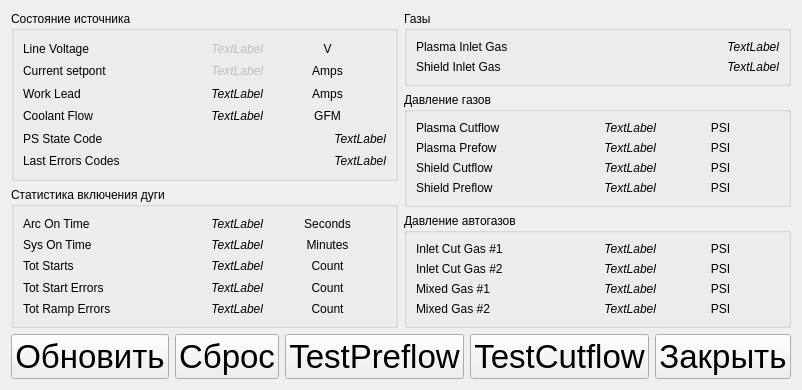
     <widget class="QWidget" name="tabGeneral">
      <attribute name="title">
       <string>Общие</string>
      </attribute>
      <layout class="QVBoxLayout" name="verticalLayout_3">
       <item>
        <layout class="QVBoxLayout" name="verticalLayout" stretch="8,1">
         <item>
          <layout class="QGridLayout" name="gridLayout">
           <item row="0" column="0">
            <layout class="QVBoxLayout" name="verticalLayout_5" stretch="6,5">
             <item>
              <widget class="QGroupBox" name="groupBox_3">
               <property name="title">
                <string>Состояние источника</string>
               </property>
               <layout class="QHBoxLayout" name="horizontalLayout_20">
                <item>
                 <layout class="QGridLayout" name="gridLayout_5">
                  <item row="0" column="0">
                   <widget class="QLabel" name="label">
                    <property name="text">
                     <string>Line Voltage</string>
                    </property>
                    <property name="alignment">
                     <set>Qt::AlignLeading|Qt::AlignLeft|Qt::AlignVCenter</set>
                    </property>
                   </widget>
                  </item>
                  <item row="0" column="1">
                   <widget class="QLabel" name="lLineVoltage">
                    <property name="enabled">
                     <bool>false</bool>
                    </property>
                    <property name="font">
                     <font>
                      <italic>true</italic>
                     </font>
                    </property>
                    <property name="text">
                     <string>TextLabel</string>
                    </property>
                    <property name="alignment">
                     <set>Qt::AlignRight|Qt::AlignTrailing|Qt::AlignVCenter</set>
                    </property>
                   </widget>
                  </item>
                  <item row="0" column="2">
                   <widget class="QLabel" name="label_3">
                    <property name="text">
                     <string>V</string>
                    </property>
                    <property name="alignment">
                     <set>Qt::AlignCenter</set>
                    </property>
                   </widget>
                  </item>
                  <item row="1" column="0">
                   <widget class="QLabel" name="label_15">
                    <property name="text">
                     <string>Current setpont</string>
                    </property>
                    <property name="alignment">
                     <set>Qt::AlignLeading|Qt::AlignLeft|Qt::AlignVCenter</set>
                    </property>
                   </widget>
                  </item>
                  <item row="2" column="0">
                   <widget class="QLabel" name="label_16">
                    <property name="text">
                     <string>Work Lead</string>
                    </property>
                    <property name="alignment">
                     <set>Qt::AlignLeading|Qt::AlignLeft|Qt::AlignVCenter</set>
                    </property>
                   </widget>
                  </item>
                  <item row="3" column="0">
                   <widget class="QLabel" name="label_17">
                    <property name="text">
                     <string>Coolant Flow</string>
                    </property>
                    <property name="alignment">
                     <set>Qt::AlignLeading|Qt::AlignLeft|Qt::AlignVCenter</set>
                    </property>
                   </widget>
                  </item>
                  <item row="4" column="0">
                   <widget class="QLabel" name="label_18">
                    <property name="text">
                     <string>PS State Code</string>
                    </property>
                    <property name="alignment">
                     <set>Qt::AlignLeading|Qt::AlignLeft|Qt::AlignVCenter</set>
                    </property>
                   </widget>
                  </item>
                  <item row="5" column="0">
                   <widget class="QLabel" name="label_19">
                    <property name="text">
                     <string>Last Errors Codes</string>
                    </property>
                    <property name="alignment">
                     <set>Qt::AlignLeading|Qt::AlignLeft|Qt::AlignVCenter</set>
                    </property>
                   </widget>
                  </item>
                  <item row="1" column="1">
                   <widget class="QLabel" name="lCurSetPoint">
                    <property name="enabled">
                     <bool>false</bool>
                    </property>
                    <property name="font">
                     <font>
                      <italic>true</italic>
                     </font>
                    </property>
                    <property name="text">
                     <string>TextLabel</string>
                    </property>
                    <property name="alignment">
                     <set>Qt::AlignRight|Qt::AlignTrailing|Qt::AlignVCenter</set>
                    </property>
                   </widget>
                  </item>
                  <item row="1" column="2">
                   <widget class="QLabel" name="label_32">
                    <property name="text">
                     <string>Amps</string>
                    </property>
                    <property name="alignment">
                     <set>Qt::AlignCenter</set>
                    </property>
                   </widget>
                  </item>
                  <item row="2" column="1">
                   <widget class="QLabel" name="lWorkLead">
                    <property name="font">
                     <font>
                      <italic>true</italic>
                     </font>
                    </property>
                    <property name="text">
                     <string>TextLabel</string>
                    </property>
                    <property name="alignment">
                     <set>Qt::AlignRight|Qt::AlignTrailing|Qt::AlignVCenter</set>
                    </property>
                   </widget>
                  </item>
                  <item row="2" column="2">
                   <widget class="QLabel" name="label_34">
                    <property name="text">
                     <string>Amps</string>
                    </property>
                    <property name="alignment">
                     <set>Qt::AlignCenter</set>
                    </property>
                   </widget>
                  </item>
                  <item row="3" column="1">
                   <widget class="QLabel" name="lCoolantFlow">
                    <property name="font">
                     <font>
                      <italic>true</italic>
                     </font>
                    </property>
                    <property name="text">
                     <string>TextLabel</string>
                    </property>
                    <property name="alignment">
                     <set>Qt::AlignRight|Qt::AlignTrailing|Qt::AlignVCenter</set>
                    </property>
                   </widget>
                  </item>
                  <item row="3" column="2">
                   <widget class="QLabel" name="label_36">
                    <property name="text">
                     <string>GFM</string>
                    </property>
                    <property name="alignment">
                     <set>Qt::AlignCenter</set>
                    </property>
                   </widget>
                  </item>
                  <item row="4" column="1" colspan="2">
                   <widget class="QLabel" name="lPSStateCode">
                    <property name="font">
                     <font>
                      <italic>true</italic>
                     </font>
                    </property>
                    <property name="text">
                     <string>TextLabel</string>
                    </property>
                    <property name="alignment">
                     <set>Qt::AlignRight|Qt::AlignTrailing|Qt::AlignVCenter</set>
                    </property>
                   </widget>
                  </item>
                  <item row="5" column="1" colspan="2">
                   <widget class="QLabel" name="lLastErrors">
                    <property name="font">
                     <font>
                      <italic>true</italic>
                     </font>
                    </property>
                    <property name="text">
                     <string>TextLabel</string>
                    </property>
                    <property name="alignment">
                     <set>Qt::AlignRight|Qt::AlignTrailing|Qt::AlignVCenter</set>
                    </property>
                   </widget>
                  </item>
                 </layout>
                </item>
               </layout>
              </widget>
             </item>
             <item>
              <widget class="QGroupBox" name="groupBox_2">
               <property name="title">
                <string>Статистика включения дуги</string>
               </property>
               <layout class="QHBoxLayout" name="horizontalLayout_21">
                <item>
                 <layout class="QGridLayout" name="gridLayout_16">
                  <item row="0" column="0">
                   <widget class="QLabel" name="label_4">
                    <property name="text">
                     <string>Arc On Time</string>
                    </property>
                    <property name="alignment">
                     <set>Qt::AlignLeading|Qt::AlignLeft|Qt::AlignVCenter</set>
                    </property>
                   </widget>
                  </item>
                  <item row="0" column="1">
                   <widget class="QLabel" name="lArcOnTime">
                    <property name="font">
                     <font>
                      <italic>true</italic>
                     </font>
                    </property>
                    <property name="text">
                     <string>TextLabel</string>
                    </property>
                    <property name="alignment">
                     <set>Qt::AlignRight|Qt::AlignTrailing|Qt::AlignVCenter</set>
                    </property>
                   </widget>
                  </item>
                  <item row="0" column="2">
                   <widget class="QLabel" name="label_6">
                    <property name="text">
                     <string>Seconds</string>
                    </property>
                    <property name="alignment">
                     <set>Qt::AlignCenter</set>
                    </property>
                   </widget>
                  </item>
                  <item row="1" column="0">
                   <widget class="QLabel" name="label_20">
                    <property name="text">
                     <string>Sys On Time</string>
                    </property>
                    <property name="alignment">
                     <set>Qt::AlignLeading|Qt::AlignLeft|Qt::AlignVCenter</set>
                    </property>
                   </widget>
                  </item>
                  <item row="2" column="0">
                   <widget class="QLabel" name="label_21">
                    <property name="text">
                     <string>Tot Starts</string>
                    </property>
                    <property name="alignment">
                     <set>Qt::AlignLeading|Qt::AlignLeft|Qt::AlignVCenter</set>
                    </property>
                   </widget>
                  </item>
                  <item row="3" column="0">
                   <widget class="QLabel" name="label_22">
                    <property name="text">
                     <string>Tot Start Errors</string>
                    </property>
                    <property name="alignment">
                     <set>Qt::AlignLeading|Qt::AlignLeft|Qt::AlignVCenter</set>
                    </property>
                   </widget>
                  </item>
                  <item row="4" column="0">
                   <widget class="QLabel" name="label_23">
                    <property name="text">
                     <string>Tot Ramp Errors</string>
                    </property>
                    <property name="alignment">
                     <set>Qt::AlignLeading|Qt::AlignLeft|Qt::AlignVCenter</set>
                    </property>
                   </widget>
                  </item>
                  <item row="1" column="1">
                   <widget class="QLabel" name="lSysOnTime">
                    <property name="font">
                     <font>
                      <italic>true</italic>
                     </font>
                    </property>
                    <property name="text">
                     <string>TextLabel</string>
                    </property>
                    <property name="alignment">
                     <set>Qt::AlignRight|Qt::AlignTrailing|Qt::AlignVCenter</set>
                    </property>
                   </widget>
                  </item>
                  <item row="1" column="2">
                   <widget class="QLabel" name="label_40">
                    <property name="text">
                     <string>Minutes</string>
                    </property>
                    <property name="alignment">
                     <set>Qt::AlignCenter</set>
                    </property>
                   </widget>
                  </item>
                  <item row="2" column="1">
                   <widget class="QLabel" name="lTotStarts">
                    <property name="font">
                     <font>
                      <italic>true</italic>
                     </font>
                    </property>
                    <property name="text">
                     <string>TextLabel</string>
                    </property>
                    <property name="alignment">
                     <set>Qt::AlignRight|Qt::AlignTrailing|Qt::AlignVCenter</set>
                    </property>
                   </widget>
                  </item>
                  <item row="2" column="2">
                   <widget class="QLabel" name="label_42">
                    <property name="text">
                     <string>Count</string>
                    </property>
                    <property name="alignment">
                     <set>Qt::AlignCenter</set>
                    </property>
                   </widget>
                  </item>
                  <item row="3" column="1">
                   <widget class="QLabel" name="lTotErrors">
                    <property name="font">
                     <font>
                      <italic>true</italic>
                     </font>
                    </property>
                    <property name="text">
                     <string>TextLabel</string>
                    </property>
                    <property name="alignment">
                     <set>Qt::AlignRight|Qt::AlignTrailing|Qt::AlignVCenter</set>
                    </property>
                   </widget>
                  </item>
                  <item row="3" column="2">
                   <widget class="QLabel" name="label_44">
                    <property name="text">
                     <string>Count</string>
                    </property>
                    <property name="alignment">
                     <set>Qt::AlignCenter</set>
                    </property>
                   </widget>
                  </item>
                  <item row="4" column="1">
                   <widget class="QLabel" name="lRampErrors">
                    <property name="font">
                     <font>
                      <italic>true</italic>
                     </font>
                    </property>
                    <property name="text">
                     <string>TextLabel</string>
                    </property>
                    <property name="alignment">
                     <set>Qt::AlignRight|Qt::AlignTrailing|Qt::AlignVCenter</set>
                    </property>
                   </widget>
                  </item>
                  <item row="4" column="2">
                   <widget class="QLabel" name="label_46">
                    <property name="text">
                     <string>Count</string>
                    </property>
                    <property name="alignment">
                     <set>Qt::AlignCenter</set>
                    </property>
                   </widget>
                  </item>
                 </layout>
                </item>
               </layout>
              </widget>
             </item>
            </layout>
           </item>
           <item row="0" column="1">
            <layout class="QVBoxLayout" name="verticalLayout_7" stretch="1,2,2">
             <item>
              <widget class="QGroupBox" name="groupBox">
               <property name="title">
                <string>Газы</string>
               </property>
               <layout class="QHBoxLayout" name="horizontalLayout_22">
                <item>
                 <layout class="QGridLayout" name="gridLayout_17">
                  <item row="0" column="0">
                   <widget class="QLabel" name="label_7">
                    <property name="text">
                     <string>Plasma Inlet Gas</string>
                    </property>
                    <property name="alignment">
                     <set>Qt::AlignLeading|Qt::AlignLeft|Qt::AlignVCenter</set>
                    </property>
                   </widget>
                  </item>
                  <item row="0" column="1">
                   <widget class="QLabel" name="lPlasmaIG">
                    <property name="font">
                     <font>
                      <italic>true</italic>
                     </font>
                    </property>
                    <property name="text">
                     <string>TextLabel</string>
                    </property>
                    <property name="alignment">
                     <set>Qt::AlignRight|Qt::AlignTrailing|Qt::AlignVCenter</set>
                    </property>
                   </widget>
                  </item>
                  <item row="1" column="0">
                   <widget class="QLabel" name="label_24">
                    <property name="text">
                     <string>Shield Inlet Gas</string>
                    </property>
                    <property name="alignment">
                     <set>Qt::AlignLeading|Qt::AlignLeft|Qt::AlignVCenter</set>
                    </property>
                   </widget>
                  </item>
                  <item row="1" column="1">
                   <widget class="QLabel" name="lShieldIG">
                    <property name="font">
                     <font>
                      <italic>true</italic>
                     </font>
                    </property>
                    <property name="text">
                     <string>TextLabel</string>
                    </property>
                    <property name="alignment">
                     <set>Qt::AlignRight|Qt::AlignTrailing|Qt::AlignVCenter</set>
                    </property>
                   </widget>
                  </item>
                 </layout>
                </item>
               </layout>
              </widget>
             </item>
             <item>
              <widget class="QGroupBox" name="groupBox_4">
               <property name="title">
                <string>Давление газов</string>
               </property>
               <layout class="QHBoxLayout" name="horizontalLayout_23">
                <item>
                 <layout class="QGridLayout" name="gridLayout_18">
                  <item row="0" column="0">
                   <widget class="QLabel" name="label_9">
                    <property name="text">
                     <string>Plasma Cutflow</string>
                    </property>
                    <property name="alignment">
                     <set>Qt::AlignLeading|Qt::AlignLeft|Qt::AlignVCenter</set>
                    </property>
                   </widget>
                  </item>
                  <item row="0" column="1">
                   <widget class="QLabel" name="lPlasmaCutflow">
                    <property name="font">
                     <font>
                      <italic>true</italic>
                     </font>
                    </property>
                    <property name="text">
                     <string>TextLabel</string>
                    </property>
                    <property name="alignment">
                     <set>Qt::AlignRight|Qt::AlignTrailing|Qt::AlignVCenter</set>
                    </property>
                   </widget>
                  </item>
                  <item row="1" column="0">
                   <widget class="QLabel" name="label_25">
                    <property name="text">
                     <string>Plasma Prefow</string>
                    </property>
                    <property name="alignment">
                     <set>Qt::AlignLeading|Qt::AlignLeft|Qt::AlignVCenter</set>
                    </property>
                   </widget>
                  </item>
                  <item row="2" column="0">
                   <widget class="QLabel" name="label_26">
                    <property name="text">
                     <string>Shield Cutflow</string>
                    </property>
                    <property name="alignment">
                     <set>Qt::AlignLeading|Qt::AlignLeft|Qt::AlignVCenter</set>
                    </property>
                   </widget>
                  </item>
                  <item row="3" column="0">
                   <widget class="QLabel" name="label_27">
                    <property name="text">
                     <string>Shield Preflow</string>
                    </property>
                    <property name="alignment">
                     <set>Qt::AlignLeading|Qt::AlignLeft|Qt::AlignVCenter</set>
                    </property>
                   </widget>
                  </item>
                  <item row="1" column="1">
                   <widget class="QLabel" name="lPlasmaPreflow">
                    <property name="font">
                     <font>
                      <italic>true</italic>
                     </font>
                    </property>
                    <property name="text">
                     <string>TextLabel</string>
                    </property>
                    <property name="alignment">
                     <set>Qt::AlignRight|Qt::AlignTrailing|Qt::AlignVCenter</set>
                    </property>
                   </widget>
                  </item>
                  <item row="1" column="2">
                   <widget class="QLabel" name="label_49">
                    <property name="text">
                     <string>PSI</string>
                    </property>
                    <property name="alignment">
                     <set>Qt::AlignCenter</set>
                    </property>
                   </widget>
                  </item>
                  <item row="2" column="1">
                   <widget class="QLabel" name="lShieldCutflow">
                    <property name="font">
                     <font>
                      <italic>true</italic>
                     </font>
                    </property>
                    <property name="text">
                     <string>TextLabel</string>
                    </property>
                    <property name="alignment">
                     <set>Qt::AlignRight|Qt::AlignTrailing|Qt::AlignVCenter</set>
                    </property>
                   </widget>
                  </item>
                  <item row="2" column="2">
                   <widget class="QLabel" name="label_51">
                    <property name="text">
                     <string>PSI</string>
                    </property>
                    <property name="alignment">
                     <set>Qt::AlignCenter</set>
                    </property>
                   </widget>
                  </item>
                  <item row="3" column="1">
                   <widget class="QLabel" name="lShieldPreflow">
                    <property name="font">
                     <font>
                      <italic>true</italic>
                     </font>
                    </property>
                    <property name="text">
                     <string>TextLabel</string>
                    </property>
                    <property name="alignment">
                     <set>Qt::AlignRight|Qt::AlignTrailing|Qt::AlignVCenter</set>
                    </property>
                   </widget>
                  </item>
                  <item row="3" column="2">
                   <widget class="QLabel" name="label_53">
                    <property name="text">
                     <string>PSI</string>
                    </property>
                    <property name="alignment">
                     <set>Qt::AlignCenter</set>
                    </property>
                   </widget>
                  </item>
                  <item row="0" column="2">
                   <widget class="QLabel" name="label_11">
                    <property name="text">
                     <string>PSI</string>
                    </property>
                    <property name="alignment">
                     <set>Qt::AlignCenter</set>
                    </property>
                   </widget>
                  </item>
                 </layout>
                </item>
               </layout>
              </widget>
             </item>
             <item>
              <widget class="QGroupBox" name="groupBox_5">
               <property name="title">
                <string>Давление автогазов</string>
               </property>
               <layout class="QHBoxLayout" name="horizontalLayout_24">
                <item>
                 <layout class="QGridLayout" name="gridLayout_19">
                  <item row="0" column="0">
                   <widget class="QLabel" name="label_12">
                    <property name="text">
                     <string>Inlet Cut Gas #1</string>
                    </property>
                    <property name="alignment">
                     <set>Qt::AlignLeading|Qt::AlignLeft|Qt::AlignVCenter</set>
                    </property>
                   </widget>
                  </item>
                  <item row="0" column="1">
                   <widget class="QLabel" name="lInletGas1">
                    <property name="font">
                     <font>
                      <italic>true</italic>
                     </font>
                    </property>
                    <property name="text">
                     <string>TextLabel</string>
                    </property>
                    <property name="alignment">
                     <set>Qt::AlignRight|Qt::AlignTrailing|Qt::AlignVCenter</set>
                    </property>
                   </widget>
                  </item>
                  <item row="0" column="2">
                   <widget class="QLabel" name="label_14">
                    <property name="text">
                     <string>PSI</string>
                    </property>
                    <property name="alignment">
                     <set>Qt::AlignCenter</set>
                    </property>
                   </widget>
                  </item>
                  <item row="1" column="0">
                   <widget class="QLabel" name="label_28">
                    <property name="text">
                     <string>Inlet Cut Gas #2</string>
                    </property>
                    <property name="alignment">
                     <set>Qt::AlignLeading|Qt::AlignLeft|Qt::AlignVCenter</set>
                    </property>
                   </widget>
                  </item>
                  <item row="2" column="0">
                   <widget class="QLabel" name="label_29">
                    <property name="text">
                     <string>Mixed Gas #1</string>
                    </property>
                    <property name="alignment">
                     <set>Qt::AlignLeading|Qt::AlignLeft|Qt::AlignVCenter</set>
                    </property>
                   </widget>
                  </item>
                  <item row="3" column="0">
                   <widget class="QLabel" name="label_30">
                    <property name="text">
                     <string>Mixed Gas #2</string>
                    </property>
                    <property name="alignment">
                     <set>Qt::AlignLeading|Qt::AlignLeft|Qt::AlignVCenter</set>
                    </property>
                   </widget>
                  </item>
                  <item row="2" column="1">
                   <widget class="QLabel" name="lMixedGas1">
                    <property name="font">
                     <font>
                      <italic>true</italic>
                     </font>
                    </property>
                    <property name="text">
                     <string>TextLabel</string>
                    </property>
                    <property name="alignment">
                     <set>Qt::AlignRight|Qt::AlignTrailing|Qt::AlignVCenter</set>
                    </property>
                   </widget>
                  </item>
                  <item row="1" column="2">
                   <widget class="QLabel" name="label_54">
                    <property name="text">
                     <string>PSI</string>
                    </property>
                    <property name="alignment">
                     <set>Qt::AlignCenter</set>
                    </property>
                   </widget>
                  </item>
                  <item row="1" column="1">
                   <widget class="QLabel" name="lInletGas2">
                    <property name="font">
                     <font>
                      <italic>true</italic>
                     </font>
                    </property>
                    <property name="text">
                     <string>TextLabel</string>
                    </property>
                    <property name="alignment">
                     <set>Qt::AlignRight|Qt::AlignTrailing|Qt::AlignVCenter</set>
                    </property>
                   </widget>
                  </item>
                  <item row="3" column="1">
                   <widget class="QLabel" name="lMixedGas2">
                    <property name="font">
                     <font>
                      <italic>true</italic>
                     </font>
                    </property>
                    <property name="text">
                     <string>TextLabel</string>
                    </property>
                    <property name="alignment">
                     <set>Qt::AlignRight|Qt::AlignTrailing|Qt::AlignVCenter</set>
                    </property>
                   </widget>
                  </item>
                  <item row="2" column="2">
                   <widget class="QLabel" name="label_58">
                    <property name="text">
                     <string>PSI</string>
                    </property>
                    <property name="alignment">
                     <set>Qt::AlignCenter</set>
                    </property>
                   </widget>
                  </item>
                  <item row="3" column="2">
                   <widget class="QLabel" name="label_59">
                    <property name="text">
                     <string>PSI</string>
                    </property>
                    <property name="alignment">
                     <set>Qt::AlignCenter</set>
                    </property>
                   </widget>
                  </item>
                 </layout>
                </item>
               </layout>
              </widget>
             </item>
            </layout>
           </item>
          </layout>
         </item>
         <item>
          <layout class="QHBoxLayout" name="horizontalLayout_19">
           <item>
            <widget class="QPushButton" name="btUpdate">
             <property name="enabled">
              <bool>true</bool>
             </property>
             <property name="font">
              <font>
               <pointsize>25</pointsize>
              </font>
             </property>
             <property name="text">
              <string>Обновить</string>
             </property>
            </widget>
           </item>
           <item>
            <widget class="QPushButton" name="btClear">
             <property name="font">
              <font>
               <pointsize>25</pointsize>
              </font>
             </property>
             <property name="text">
              <string>Сброс</string>
             </property>
            </widget>
           </item>
           <item>
            <widget class="QPushButton" name="btTestPreflow">
             <property name="font">
              <font>
               <pointsize>25</pointsize>
              </font>
             </property>
             <property name="text">
              <string>TestPreflow</string>
             </property>
            </widget>
           </item>
           <item>
            <widget class="QPushButton" name="btTestCutflow">
             <property name="font">
              <font>
               <pointsize>25</pointsize>
              </font>
             </property>
             <property name="text">
              <string>TestCutflow</string>
             </property>
            </widget>
           </item>
           <item>
            <widget class="QPushButton" name="btClose">
             <property name="font">
              <font>
               <pointsize>25</pointsize>
              </font>
             </property>
             <property name="text">
              <string>Закрыть</string>
             </property>
            </widget>
           </item>
          </layout>
         </item>
        </layout>
       </item>
      </layout>
     </widget>
